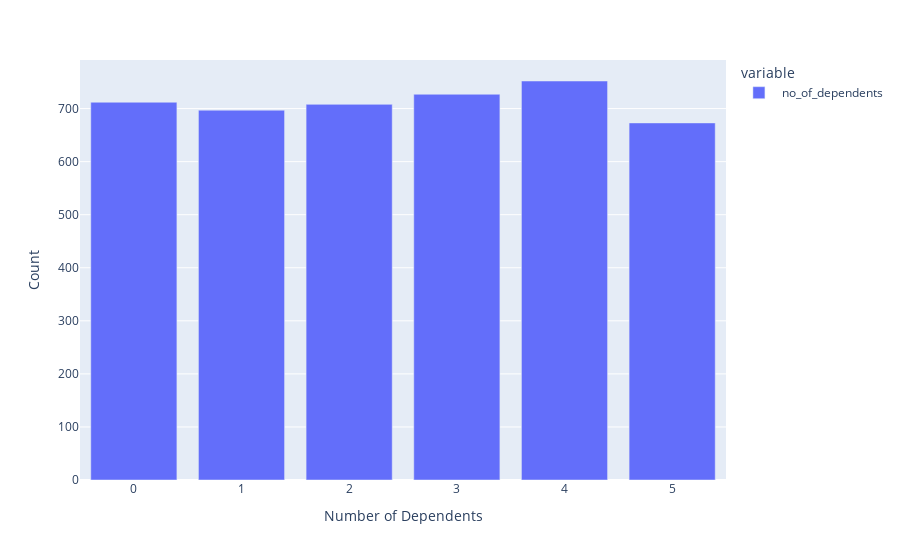

This figure's notebook cell:
### Code cell
num_dep_counts = df[' no_of_dependents'].value_counts()
fig = px.bar(num_dep_counts)
fig.update_layout(xaxis_title='Number of Dependents', yaxis_title='Count')
fig.show()

### Figure 1 — Plotly figure (JSON) as saved in the notebook; plotly's stock layout.template omitted (floating-point values rounded to 4 significant figures)
{"data": [{"alignmentgroup": "True", "hovertemplate": "variable= no_of_dependents<br>index=%{x}<br>value=%{y}<extra></extra>", "legendgroup": " no_of_dependents", "marker": {"color": "#636efa", "pattern": {"shape": ""}}, "name": " no_of_dependents", "offsetgroup": " no_of_dependents", "orientation": "v", "showlegend": true, "textposition": "auto", "type": "bar", "x": [4, 3, 0, 2, 1, 5], "xaxis": "x", "y": [752, 727, 712, 708, 697, 673], "yaxis": "y"}], "layout": {"barmode": "relative", "legend": {"title": {"text": "variable"}, "tracegroupgap": 0}, "margin": {"t": 60}, "xaxis": {"anchor": "y", "domain": [0, 1], "title": {"text": "Number of Dependents"}}, "yaxis": {"anchor": "x", "domain": [0, 1], "title": {"text": "Count"}}}}
